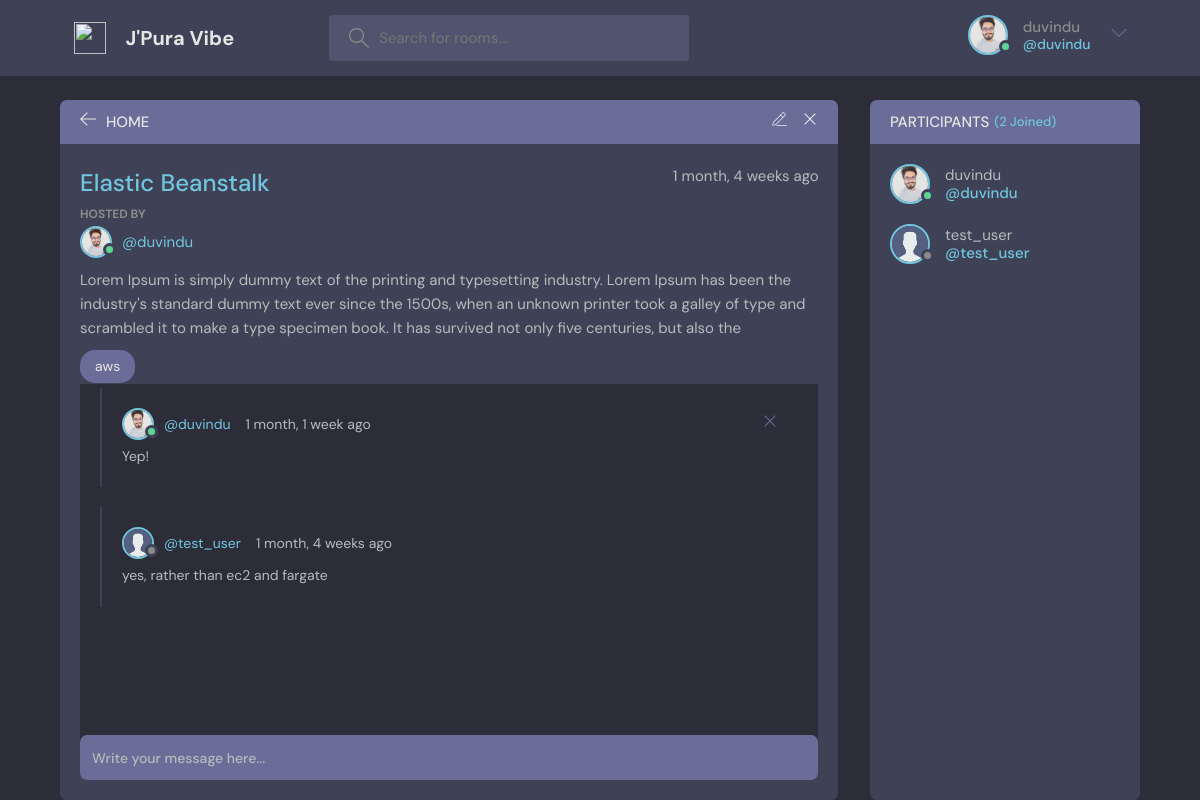
Page /room/6/ (signed in) on the committed database.
### home/models.py (models this page shows, shortened)
class Profile(models.Model):
    user = models.OneToOneField(User, on_delete=models.CASCADE)
    image = models.ImageField(upload_to='profile_pics/', null=True)

class Room(models.Model):
    host = models.ForeignKey(User, on_delete=models.CASCADE)
    topic = models.ForeignKey(Topic, on_delete=models.CASCADE)
    name = models.CharField(max_length=200)
    description = models.TextField(blank=True, null=True)
    participants = models.ManyToManyField(User, related_name='participants')
    created = models.DateTimeField(auto_now_add=True)
    class Meta:
        ordering = ['-created']

class Topic(models.Model):
    name = models.CharField(max_length=200)

class Message(models.Model):
    user = models.ForeignKey(User, on_delete=models.CASCADE)
    room = models.ForeignKey(Room, on_delete=models.CASCADE)
    body = models.TextField()
    created = models.DateTimeField(auto_now_add=True)
    class Meta:
        ordering = ['-created']

### home/views.py (the view, shortened to what this page needs)
# urls.py: path('room/<int:pk>/', room, name = 'room'),
@login_required
def room(request,pk):
    room = Room.objects.get(id = pk)
    room_messages = room.message_set.all().order_by('-created')
    members = room.participants.all()
    context = {'room':room, 'room_messages':room_messages, 'members':members}
    return render(request, 'home/room.html',context)

### home/templates/home/room.html (shortened to what this page needs)
{% extends 'base.html' %}
{% load static %}
{% block content %}
    <main class="profile-page layout layout--2">
      <div class="container">
        <div class="room">
          <div class="room__top">
            <div class="room__topLeft">
              <a href="{% url 'home' %}">
                <svg version="1.1" xmlns="http://www.w3.org/2000/svg" width="32" height="32" viewBox="0 0 32 32">
                  <title>arrow-left</title>
                  <path
                    d="M13.723 2.286l-13.723 13.714 13.719 13.714 1.616-1.611-10.96-10.96h27.625v-2.286h-27.625l10.965-10.965-1.616-1.607z"
                  ></path>
                </svg>
              </a>
              <h3>Home</h3>
            </div>
            {% if request.user == room.host %}
              <div class="room__topRight">
                <a href="{% url 'update-room' room.pk %}">
                </a>
                <a href="{% url 'delete-room' room.pk %}">
                  <svg version="1.1" xmlns="http://www.w3.org/2000/svg" width="32" height="32" viewBox="0 0 32 32">
                    <title>remove</title>
                    <path
                      d="M27.314 6.019l-1.333-1.333-9.98 9.981-9.981-9.981-1.333 1.333 9.981 9.981-9.981 9.98 1.333 1.333 9.981-9.98 9.98 9.98 1.333-1.333-9.98-9.98 9.98-9.981z"
                    ></path>
                  </svg>
                </a>
              </div>
            {% endif %}
          </div>
          <div class="room__box scroll">
            <div class="room__header scroll">
              <div class="room__info">
                <h3>{{room.name}}</h3>
                <span>{{room.created|timesince}} ago</span>
              </div>
              <div class="room__hosted">
                <p>Hosted By</p>
                <a href="{% url 'profile' room.host.username %}" class="room__author">
                {% if request.user == room.host %}
                 {% if room.host.profile.image %}
                  <div class="avatar avatar--small active">
                    <img src="{{room.host.profile.image.url}}" />
                  </div>
                 {% else %}
                  <div class="avatar avatar--small active">
                    <img src="{% static 'images/avatar.svg' %}" />
                  </div>
                 {% endif %}
                {% endif %}
                  <span>@{{room.host.username}}</span>
                </a>
              </div>
              <div class="room__details">
                {{room.description|slice:'300'}}
              </div>
              <span class="room__topics">{{room.topic.name}}</span>
            </div>
            <div class="room__conversation">
              <div class="threads scroll">
                {% for message in room_messages %}
                  <div class="thread">
                    <div class="thread__top">
                      <div class="thread__author">
                        <a href="{% url 'profile' message.user.username %}" class="thread__authorInfo">
                        {% if request.user == message.user %}
                         {% if message.user.profile.image %}
                          <div class="avatar avatar--small active">
                            <img src="{{message.user.profile.image.url}}" />
                          </div>
                         {% else %}
                          <div class="avatar avatar--small active">
                            <img src="{% static 'images/avatar.svg' %}" />
                          </div>
                         {% endif %}
                        {% else %}
                         {% if message.user.profile.image %}
                          <div class="avatar avatar--small">
                            <img src="{{message.user.profile.image.url}}" />
                          </div>
                         {% else %}
                          <div class="avatar avatar--small">
                            <img src="{% static 'images/avatar.svg' %}" />
                          </div>
                         {% endif %}
                        {% endif %}
                          <span>@{{message.user.username}}</span>
                        </a>
                        <span class="thread__date">{{message.created|timesince}} ago</span>
                      </div>
                      {% if request.user == message.user %}
                        <a href="{% url 'delete-message' message.pk %}">
                          <div class="thread__delete">
                            <svg version="1.1" xmlns="http://www.w3.org/2000/svg" width="32" height="32" viewBox="0 0 32 32">
                              <title>remove</title>
                              <path
                                d="M27.314 6.019l-1.333-1.333-9.98 9.981-9.981-9.981-1.333 1.333 9.981 9.981-9.981 9.98 1.333 1.333 9.981-9.98 9.98 9.98 1.333-1.333-9.98-9.98 9.98-9.981z"
                              ></path>
                            </svg>
                          </div>
                        </a>
                      {% endif %}
                    </div>
                    <div class="thread__details">
                      {{message.body}}
                    </div>
                  </div>
                {% endfor %}
              </div>
            </div>
          </div>
          <div class="room__message">
            <form method="POST">
                <input name="body" placeholder="Write your message here..." />
            </form>
          </div>
        </div>
        <div class="participants">
          <h3 class="participants__top">Participants <span>({{members.count}} Joined)</span></h3>
          <div class="participants__list scroll">
            {% for member in members %}
              <a href="{% url 'profile' member.username %}" class="participant">
              {% if request.user == member %}
               {% if member.profile.image %}
                <div class="avatar avatar--medium active">
                  <img src="{{member.profile.image.url}}" />
                </div>
               {% else %}
                <div class="avatar avatar--medium active">
                  <img src="{% static 'images/avatar.svg' %}" />
                </div>
               {% endif %}
              {% else %}
               {% if member.profile.image %}
                <div class="avatar avatar--medium">
                  <img src="{{member.profile.image.url}}" />
                </div>
               {% else %}
                <div class="avatar avatar--medium">
                  <img src="{% static 'images/avatar.svg' %}" />
                </div>
               {% endif %}
              {% endif %}
                <p>
                  {{member.username}}
                  <span>@{{member.username}}</span>
                </p>
              </a>
            {% endfor %}
          </div>
        </div>
      </div>
    </main>
{% endblock content %}

### templates/navbar.html (shortened to what this page needs)
    {% load static %}
    <header class="header header--loggedIn">
      <div class="container">
        <a href="{% url 'home' %}" class="header__logo">
          <img src="{% static 'images/logo.png' %}" />
          <h1>J'Pura Vibe</h1>
        </a>
        <form class="header__search" method="GET" action="{% url 'home' %}">
          <label>
            <input name="q" placeholder="Search for rooms..." />
          </label>
        </form>
        <nav class="header__menu">
          {% if request.user.is_authenticated %}
              <div class="header__user">
                <a href="{% url 'profile' request.user.username %}">
                 {% if request.user.profile.image %}
                  <div class="avatar avatar--medium active">
                    <img src="{{request.user.profile.image.url}}" />
                  </div>
                 {% else %}
                  <div class="avatar avatar--medium active">
                    <img src="{% static 'images/avatar.svg' %}" />
                  </div>
                 {% endif %}
                  <p>{{request.user.username}} <span>@{{request.user.username}}</span></p>
                </a>
                <button class="dropdown-button">
                  <svg version="1.1" xmlns="http://www.w3.org/2000/svg" width="32" height="32" viewBox="0 0 32 32">
                    <title>chevron-down</title>
                    <path d="M16 21l-13-13h-3l16 16 16-16h-3l-13 13z"></path>
                  </svg>
                </button>
              </div>
          {% else %}
          <a href="{% url 'login' %}">
            <img src="{% static 'images/avatar.svg' %}" />
            <p>Login</p>
          </a>
          {% endif %}
        </nav>
      </div>
    </header>

### rows in the picture
Room: name "Elastic Beanstalk", created "1 month, 4 weeks", host.profile.image (picture), host.username "duvindu", description "Lorem Ipsum is simply dummy text of the printing and typesetting industry. Lorem Ipsum has been the industry's standard dummy text ever since the 1500s, when an unknown printer took a galley of type and scrambled it to make a type specimen book. It has survived not only five centuries, but also the", topic.name "aws"
Message: user.profile.image (picture), user.username "duvindu", created "1 month, 1 week", body "Yep!"
Message: user.username "test_user", created "1 month, 4 weeks", body "yes, rather than ec2 and fargate"

### other values in the picture
{{ request.user.username }} "duvindu"
{{ members.count }} "2"
{{ member.username }} "duvindu"
{{ member.username }} "test_user"
